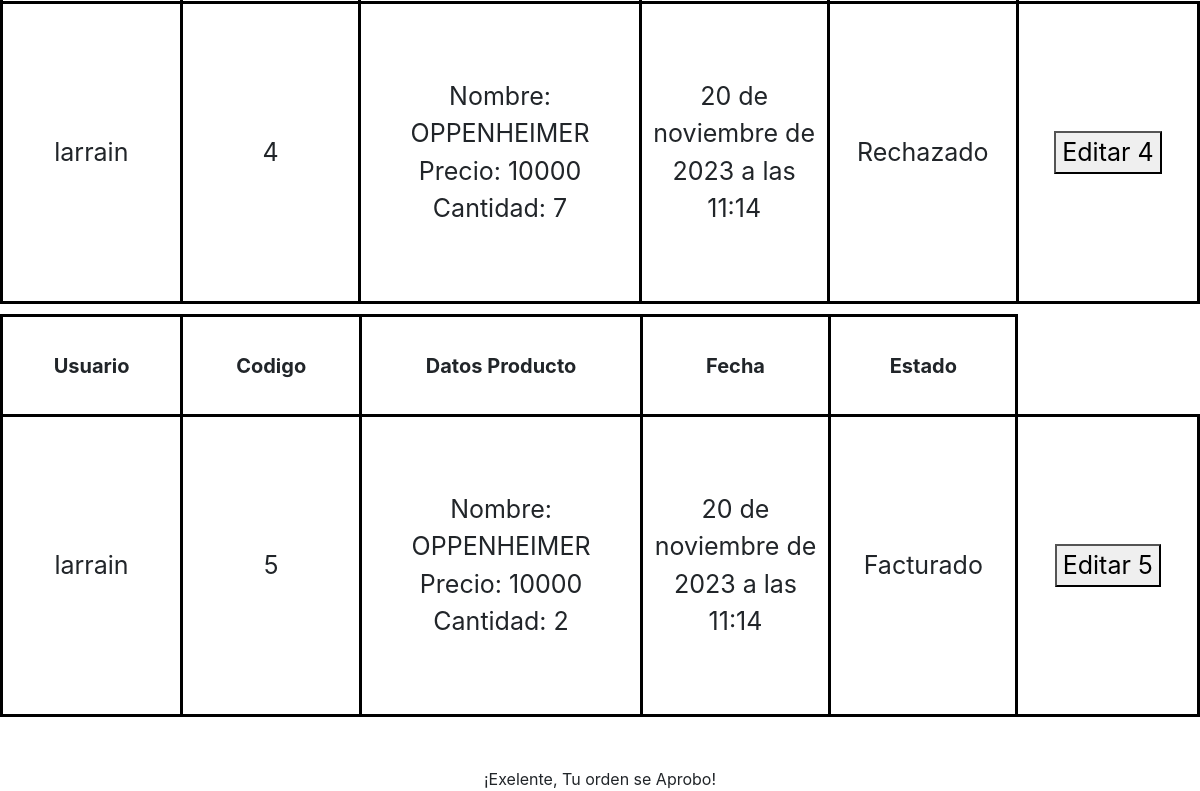
/ordenes_de_compras/ (lower part), run on an earlier commit of the app's database.
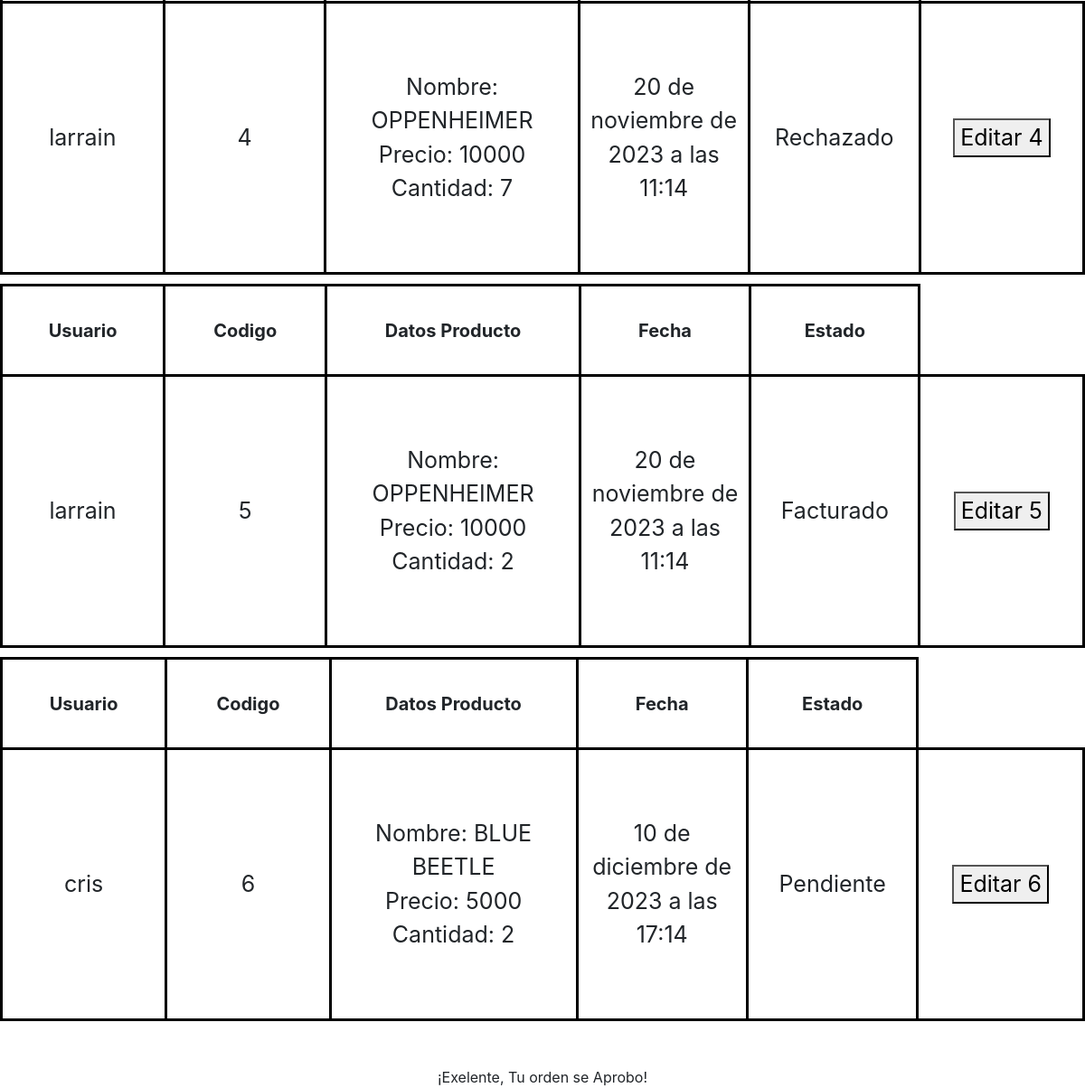
And on a later commit of the database.
### Peliculas/models.py (models this page shows, shortened)
class Factura(models.Model):
    codigo_factura = models.AutoField(primary_key=True)
    usuario = models.ForeignKey(PerfilUsuario, on_delete=models.CASCADE)
    nombre_producto = models.CharField(max_length=90, null=True)
    monto_producto = models.IntegerField(default=1, blank=True, null=True)
    precio_producto = models.IntegerField()
    fecha_factura = models.DateTimeField(auto_now=True)
    estado_factura = models.CharField(max_length=40 ,default="Pendiente", null=True, blank=True)

class PerfilUsuario(models.Model):
    user = models.OneToOneField(User, on_delete=models.CASCADE)
    rut = models.CharField(max_length=40, default="Sin Rut", null=True, blank=True)
    direccion = models.CharField(max_length=100, null=False, blank=False, verbose_name='direccion')
    comuna = models.CharField(max_length=100, null=False, blank=False, verbose_name='comuna')
    telefono = models.IntegerField()
    region = models.CharField(max_length=100, null=False, blank=False, verbose_name='region')

### PelisBlog/views.py (the view, shortened to what this page needs)
# urls.py: path('ordenes_de_compras/', views.ordenes_de_compras, name="ordenes_de_compras"),
def ordenes_de_compras(request):
    factura = Factura.objects.all()
    return render(request, 'ordenes_de_compras.html', {'factura':factura})

### templates/ordenes_de_compras.html (shortened to what this page needs)
{% extends "base.html" %}
{% load static %}
{% block css %}<link rel="stylesheet" href="{% static 'css/ficha_peli.css' %}">{% endblock css %}
{% block content %}
    <div class="producto-singular">
        {% for fa in factura %}
        <table>
            <thead>
                <tr>
                    <th>
                        Usuario
                    </th>
                    <th>
                        Codigo
                    </th>
                    <th>
                        Datos Producto
                    </th>
                    <th>
                        Fecha
                    </th>
                    <th>
                        Estado
                    </th>
                </tr>
            </thead>
            <tbody>
                <tr>
                    <td>
                        {{ fa.usuario.user }}
                    </td>
                    <td>
                        {{ fa.codigo_factura }}
                    </td>
                    <td>
                        <div>
                            Nombre: {{ fa.nombre_producto }}
                        </div>
                        <div>
                            Precio: {{ fa.precio_producto }}
                        </div>
                        <div>
                            Cantidad: {{ fa.monto_producto }}
                        </div>
                    </td>
                    <td>
                        {{ fa.fecha_factura }}
                    </td>
                    <td>
                        {{ fa.estado_factura }}
                    </td>
                    <td>
                        <button class="editar-btn" data-toggle="modal" data-target="#editarModal" data-id="{{ fa.codigo_factura }}">
                            Editar {{ fa.codigo_factura }}
                        </button>
                    </td>
                </tr>
            </tbody>
        </table>
        {% endfor %}
    </div>
    {% if estado_factura == "Pendiente" %}
    <div class="footer-factura">
        Esta orden de compra se encuentra actualmente por validación, lo puedes verificar en tu perfil cuantas veces quieras 😊
    </div>
    {% else %}
    <div class="footer-factura">
        ¡Exelente, Tu orden se Aprobo!
    </div>
    {% endif %}
{% endblock %}

What changed in the data, as far as the page shows it:
added Factura: usuario.user "cris", codigo_factura "6", nombre_producto "BLUE BEETLE", precio_producto "5000", monto_producto "2", fecha_factura "10 de diciembre de 2023 a las 17:14", estado_factura "Pendiente"
